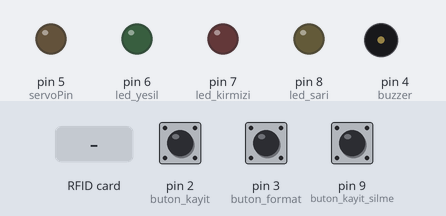
Simulated run of this sketch. Board: Arduino Uno, built with avr-gcc and run on an emulated ATmega328P. On the bench: output pins drawn as LEDs (lit = HIGH), buzzer (waves = sounding, pin HIGH). The inputs (shaded band) are chosen by the test bench; at power-on: pin 3 (buton_format) LOW, pin 2 (buton_kayit) LOW, pin 9 (buton_kayit_silme) LOW. What the sketch prints to the serial monitor is not drawn.

Above: at 1.2 s.
1.3 s: pin 3 (buton_format) pulled HIGH for 0.15 s
At 2.3 s:
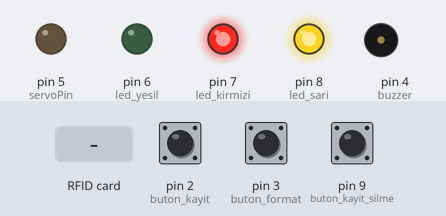
2.9 s: pin 2 (buton_kayit) pulled HIGH for 0.15 s
4.5 s: RFID card 5E 7A 19 C4 held to the reader
6.1 s: pin 9 (buton_kayit_silme) pulled HIGH for 1 s
10.1 s: pin 2 (buton_kayit) pulled HIGH for 1 s
14.1 s: pin 3 (buton_format) pulled HIGH for 1 s
Timing chart, 0 to 17.1 s (numbered marks = the images above; inputs shaded):
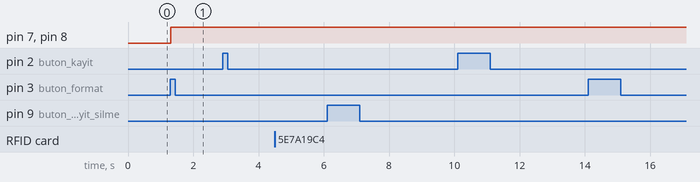

The sketch:

arduino_nfc_son.ino
```cpp
#include <SPI.h>// Seri haberleşme kütüphanesi eklendi
#include "PN532_SPI.h"// kutuphane eklendi
#include "PN532.h"// kutuphane eklendi
#include "NfcAdapter.h"// kutuphane eklendi
#include <Servo.h>// servo kutuphanesi eklendi

String kayit_uid_dizi[50];
int kayit_dizi_buyukluk = sizeof(kayit_uid_dizi);
int kayit_ekle_sira = 0;
int kayit_sil_sira = 0;
int kayit_kontrol_sira = 0;

int servoPin = 5; //servo değişkenine 2.pin atanmış oldu
int buzzer = 4;// buzzer 3.pin
int buton_format = 3;
int buton_kayit = 2;
int buton_kayit_silme = 9;
int kayit_sira = 0;
int led_yesil = 6;
int led_kirmizi = 7;
int led_sari = 8 ;
Servo servo; //servo sınıfının kapsadığı servo adında değişken  oluşturuldu

PN532_SPI interface(SPI, 10); // 10. dijital  pin spı iletişimi için seçildi
NfcAdapter nfc = NfcAdapter(interface); // nfc adaptörü nesnesi oluşturuldu

void setup(void) {
    Serial.begin(115200); // seri mönitor 115200 baud da başlatıldı
    Serial.println("NDEF Reader");// seri mönitor e yazıldı
    nfc.begin(); // nfc başlatıldı
    pinMode(buton_format,INPUT);
    pinMode(buton_kayit,INPUT);
    pinMode(buton_kayit_silme,INPUT);

    pinMode(led_yesil,OUTPUT);
    pinMode(led_kirmizi,OUTPUT);
    pinMode(led_sari,OUTPUT);
    pinMode(buzzer,OUTPUT);
    pinMode(servoPin,OUTPUT);


}

void loop(void) {
  kayit_uid_dizi[0]="a";
  kayit_uid_dizi[1]="a";
  kayit_uid_dizi[2]="a";
  kayit_uid_dizi[3]="a";
  kayit_uid_dizi[4]="a";
  kayit_uid_dizi[5]="a";
  kayit_uid_dizi[6]="a";
  kayit_uid_dizi[7]="a";
  kayit_uid_dizi[8]="a";

  Serial.print("h");

    if(digitalRead(buton_format) == HIGH){
      digitalWrite(led_sari,HIGH);
      digitalWrite(led_kirmizi,HIGH);
      Serial.println("kartı yerleştirin.");
      if (nfc.tagPresent())
      {
          bool success = nfc.format();
          if (success)
          {
            Serial.println("kart formatlandı");
          } else
          {
            Serial.println("kart formatlama basarısız");
          }
      delay(5000);
      }
    }


   if(digitalRead(buton_kayit_silme) == HIGH)
   {
    NfcTag tag = nfc.read(); // nfc kartı okunuyor
    String scannedUID = tag.getUidString(); // kartın uıd si okunuyor

    for(int i = 0;i<kayit_dizi_buyukluk;i++)
    {
      if(kayit_uid_dizi[kayit_sil_sira] == scannedUID)
      {
        int x = 0;
        kayit_uid_dizi[kayit_sil_sira] = x ;
        break;
      }
      else
      {
        kayit_sil_sira++;
        if(kayit_sil_sira == kayit_dizi_buyukluk)
        {
          Serial.println("silincek birsey bulunamadı");
          break;
        }
      }
    }
   }

    if(digitalRead(buton_kayit) == HIGH)
    {
      NfcTag tag = nfc.read(); // nfc kartı okunuyor
      String scannedUID = tag.getUidString(); // kartın uıd si okunuyor
           for( int i = 0; i<kayit_dizi_buyukluk; i++)
           {

               if( kayit_uid_dizi[kayit_ekle_sira] == "a")
               {
                 kayit_uid_dizi[kayit_ekle_sira] = scannedUID;
                 Serial.println("kayit eklendi");
                 break;
               }
               else
               {
                   kayit_ekle_sira++;
                   if(kayit_ekle_sira == kayit_dizi_buyukluk)
                   {
                     Serial.println("kayıt edicek yer yok");
                     break;
                   }
              }
           }
    }

          else if(nfc.tagPresent())
         {
           for( int i=0; i<kayit_dizi_buyukluk; i++)
           {
              NfcTag tag = nfc.read(); // nfc kartı okunuyor
              String scannedUID = tag.getUidString(); // kartın uıd si okunuyor

                    if(scannedUID == kayit_uid_dizi[kayit_kontrol_sira])
                    {
                      Serial.println("kayit bulundu");

                    }
                    else
                    {
                      kayit_kontrol_sira++;
                        if(kayit_kontrol_sira == kayit_dizi_buyukluk)
                        {
                          Serial.println("kayıt bulunamadı");
                          break;
                        }
                    }
             }
        delay(2000);
      }

}
```

Measured:
- after the input at 1.3 s, pin 7 (led_kirmizi), pin 8 (led_sari): LOW → HIGH at once
- after the input at 2.9 s, every drawn part: stays the same
- after the input at 4.5 s, every drawn part: stays the same
- after the input at 6.1 s, every drawn part: stays the same
- after the input at 10.1 s, every drawn part: stays the same
- after the input at 14.1 s, every drawn part: stays the same
